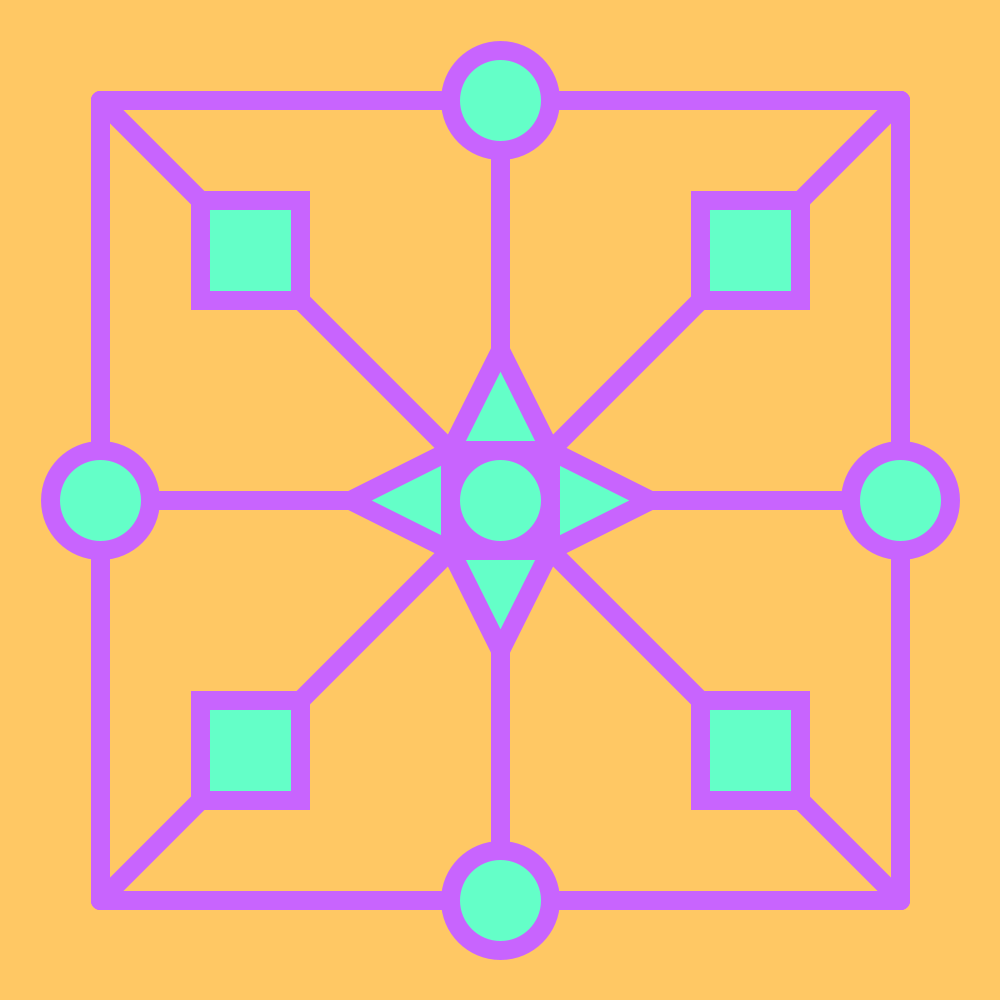
Frame 1 (no input)
Frame 60 (the mouse pressed at the canvas centre just before this capture): identical to frame 1, image omitted
Frame 120 (the mouse held since frame 60 and released just before this capture): identical to frame 1, image omitted

The Processing sketch that drew this single still picture (run headless with seeded random() and noise(); from frame 60 on, the mouse is pressed at the canvas centre):

// Processing sketch: different_stuff
// ── different_stuff.pde
// the code in the setup block runs once
// at the beginning of the program
void setup() {
  size(1000, 1000);
  println("hello world");
}
// the code in this block runs once
// every frame of the program
void draw() {
  background(255, 200, 100);
  stroke(200, 100, 254);
  strokeWeight(19);
  fill(100, 255, 200);
  line(100, 100, 900, 900);
  line(100, 100, 900, 100);
  line(100, 100, 100, 900);
  line(900, 100, 900, 900);
  line(100, 900, 900, 900);
  line(900, 100, 100, 900);
   line(150, 500, 850, 500);
    line(500, 150, 500, 850);
  println(frameCount);
  ellipse(500, 500, 100, 100);
  square(200, 200, 100);
  square(700, 700, 100);
  square(700, 200, 100);
  square(200, 700, 100);
  ellipse(500, 100, 100, 100);
  ellipse(500, 900, 100, 100);
  ellipse(100, 500, 100, 100);
  ellipse(900, 500, 100, 100);
  triangle(500, 650, 550, 550, 450, 550);
  triangle(650, 500, 550, 450, 550, 550);
  triangle(350, 500, 450, 550, 450, 450);
  triangle(500, 350, 550, 450, 450, 450);
  // This saves the canvas as an image on the first frame of the program.
  if (frameCount == 1) {
    save("different shapes.png");
  }
}
